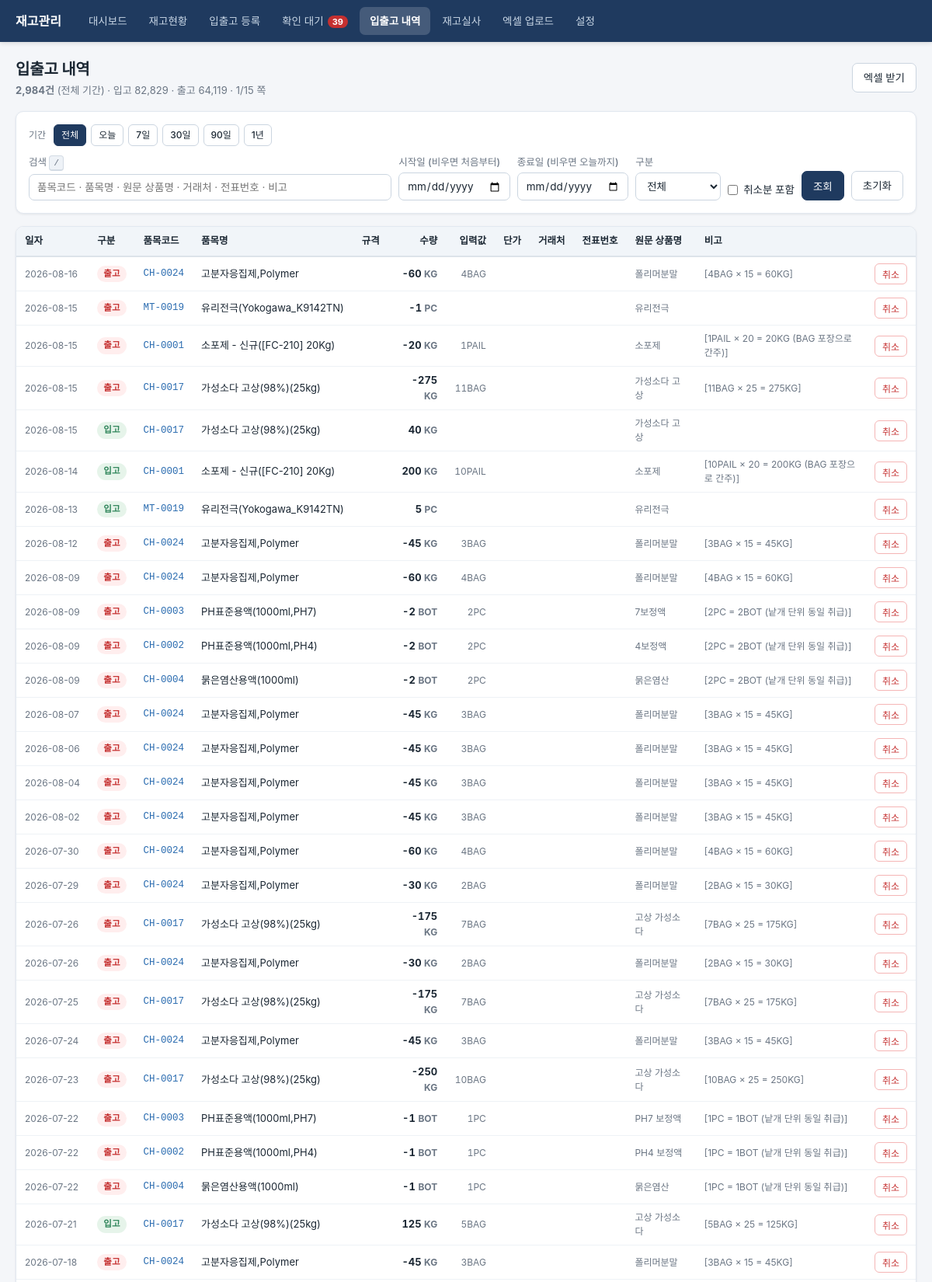
The app's page /history (upper part) with its own data.
### tables this page shows
CREATE TABLE transactions (
    id          INTEGER PRIMARY KEY AUTOINCREMENT,
    item_id     INTEGER NOT NULL REFERENCES items(id) ON DELETE RESTRICT,
    txn_date    TEXT    NOT NULL,                    -- YYYY-MM-DD
    txn_type    TEXT    NOT NULL CHECK (txn_type IN ('IN','OUT','ADJ')),
    qty         REAL    NOT NULL CHECK (qty >= 0),
    signed_qty  REAL    NOT NULL,
    unit_cost   REAL    NOT NULL DEFAULT 0,
    raw_name    TEXT    NOT NULL DEFAULT '',         -- 원문 보존
    entered_qty  REAL   NOT NULL DEFAULT 0,          -- 사용자가 실제로 친 수량 (예: 3)
    entered_unit TEXT   NOT NULL DEFAULT '',         -- 그때의 단위 (예: 포) — 환산 전 값 보존
    partner     TEXT    NOT NULL DEFAULT '',         -- 거래처 (선택 입력)
    doc_no      TEXT    NOT NULL DEFAULT '',         -- 전표/명세서 번호
    memo        TEXT    NOT NULL DEFAULT '',
    batch_id    TEXT    NOT NULL DEFAULT '',         -- 일괄 업로드 묶음 식별자
    source      TEXT    NOT NULL DEFAULT 'manual',   -- manual | import | stocktake | migration
    voided      INTEGER NOT NULL DEFAULT 0,
    created_at  TEXT    NOT NULL DEFAULT (datetime('now','localtime'))
);

CREATE TABLE items (
    id              INTEGER PRIMARY KEY AUTOINCREMENT,
    code            TEXT    NOT NULL UNIQUE,      -- 사내 품목코드 (기존 체계 그대로)
    name            TEXT    NOT NULL,             -- 표준품목명
    spec            TEXT    NOT NULL DEFAULT '',  -- 규격 / 색상
    unit            TEXT    NOT NULL DEFAULT 'EA',
    category        TEXT    NOT NULL DEFAULT '',
    barcode         TEXT,
    internal_code   TEXT,                         -- 사내 품목코드 (구매 시스템 10자리 등)
    pack_unit       TEXT    NOT NULL DEFAULT '',  -- 포장단위 (BAG/BOX/PAIL…)
    pack_size       REAL    NOT NULL DEFAULT 0,   -- 1포장 = pack_size × unit  (0이면 환산 안 함)
    location        TEXT    NOT NULL DEFAULT '',  -- 보관위치
    reorder_point   REAL    NOT NULL DEFAULT 0,   -- 재고기준: 이 수량 이하면 경고
    reorder_qty     REAL    NOT NULL DEFAULT 0,   -- 권장 발주량
    unit_cost       REAL    NOT NULL DEFAULT 0,
    active          INTEGER NOT NULL DEFAULT 1,
    memo            TEXT    NOT NULL DEFAULT '',
    created_at      TEXT    NOT NULL DEFAULT (datetime('now','localtime')),
    updated_at      TEXT    NOT NULL DEFAULT (datetime('now','localtime'))
);

### app/web/routes.py (the view)
    @bp.route("/history")
    def history():
        keyword = _arg("keyword")
        txn_type = _arg("type")
        item_id = request.args.get("item_id", type=int)
        period = _arg("period", "all")
        presets = {"today": 0, "7": 7, "30": 30, "90": 90, "365": 365}
        d_from, d_to = _arg("from"), _arg("to")
        if not d_from and not d_to:
            if period in presets:
                d_from = (date.today() - timedelta(days=presets[period])).isoformat()
                d_to = models.today()
            else:
                period, d_from, d_to = "all", "", ""
        else:
            period = "custom"
        show_voided = _arg("voided") == "1"
        page = max(1, request.args.get("page", type=int) or 1)
        crit = dict(item_id=item_id, date_from=d_from, date_to=d_to, txn_type=txn_type,
                    keyword=keyword, include_voided=show_voided)
        total = models.txn_count(**crit)
        pages = max(1, -(-total // PAGE_SIZE))
        page = min(page, pages)
        rows = models.txn_history(**crit, limit=PAGE_SIZE, offset=(page - 1) * PAGE_SIZE)
        agg = db.query_one(
            "SELECT COALESCE(SUM(CASE WHEN t.txn_type='IN' AND t.voided=0 THEN t.qty END),0) AS i,"
            "       COALESCE(SUM(CASE WHEN t.txn_type='OUT' AND t.voided=0 THEN t.qty END),0) AS o"
            " FROM transactions t JOIN items i ON i.id = t.item_id"
            + models._txn_filter(item_id, d_from, d_to, txn_type, keyword, show_voided)[0],
            models._txn_filter(item_id, d_from, d_to, txn_type, keyword, show_voided)[1])
        item = models.get_item(item_id) if item_id else None
        return render_template(
            "history.html", active="hist", rows=rows,
            totals={"in": agg["i"], "out": agg["o"], "count": total},
            total=total, page=page, pages=pages, page_size=PAGE_SIZE,
            d_from=d_from, d_to=d_to, period=period, txn_type=txn_type,
            keyword=keyword, show_voided=show_voided, item=item, item_id=item_id)

### app/db.py (called while the page is built)
def _connect(path: Path | None = None) -> sqlite3.Connection:
    path = path or config.DB_PATH
    path.parent.mkdir(parents=True, exist_ok=True)
    conn = sqlite3.connect(path, timeout=30, isolation_level=None)
    conn.row_factory = sqlite3.Row
    conn.execute("PRAGMA foreign_keys = ON")
    conn.execute("PRAGMA journal_mode = WAL")
    conn.execute("PRAGMA synchronous = NORMAL")
    return conn

@contextmanager
def get_conn(path: Path | None = None) -> Iterator[sqlite3.Connection]:
    if not _initialised:
        init_db(path)
    conn = _connect(path)
    try:
        yield conn
    finally:
        conn.close()

def query(sql: str, params: Iterable[Any] = ()) -> list[sqlite3.Row]:
    with get_conn() as conn:
        return conn.execute(sql, tuple(params)).fetchall()

def query_one(sql: str, params: Iterable[Any] = ()) -> sqlite3.Row | None:
    with get_conn() as conn:
        return conn.execute(sql, tuple(params)).fetchone()

def scalar(sql: str, params: Iterable[Any] = (), default: Any = None) -> Any:
    row = query_one(sql, params)
    if row is None:
        return default
    value = row[0]
    return default if value is None else value

def get_setting(key: str, default: str = "") -> str:
    row = query_one("SELECT value FROM settings WHERE key = ?", (key,))
    return row["value"] if row else config.DEFAULT_SETTINGS.get(key, default)

### app/models.py (called while the page is built, shortened)
def _txn_filter(item_id, date_from, date_to, txn_type, keyword,
                include_voided) -> tuple[str, list]:
    where, params = [], []
    if item_id:
        where.append("t.item_id = ?"); params.append(item_id)
    if date_from:
        where.append("t.txn_date >= ?"); params.append(_clean_date(date_from))
    if date_to:
        where.append("t.txn_date <= ?"); params.append(_clean_date(date_to))
    if txn_type in ("IN", "OUT", "ADJ"):
        where.append("t.txn_type = ?"); params.append(txn_type)
    if not include_voided:
        where.append("t.voided = 0")
    return (" WHERE " + " AND ".join(where)) if where else "", params

def txn_count(*, item_id: int | None = None, date_from: str = "", date_to: str = "",
              txn_type: str = "", keyword: str = "", include_voided: bool = False) -> int:
    clause, params = _txn_filter(item_id, date_from, date_to, txn_type, keyword, include_voided)
    return db.scalar(
        "SELECT COUNT(*) FROM transactions t JOIN items i ON i.id = t.item_id" + clause,
        params, 0)

### app/web/templates/history.html (shortened to what this page needs)
{% extends "base.html" %}
{% block body %}
<div class="page-head">
  <div>
    <h1>입출고 내역{% if item %} <span class="muted" style="font-size:15px;font-weight:400">— {{ item.name }}</span>{% endif %}</h1>
    <div class="sub">
      <b>{{ total|number }}건</b>
      {% if period == 'all' and not keyword and not txn_type %}(전체 기간){% endif %}
      · 입고 {{ totals.in|number }} · 출고 {{ totals.out|number }}
      {% if pages > 1 %} · {{ page }}/{{ pages }} 쪽{% endif %}
    </div>
  </div>
  <div class="actions">
    <a class="btn" href="{{ url_for('web.export_txn_file', **{'from': d_from, 'to': d_to}) }}">엑셀 받기</a>
  </div>
</div>
<div class="panel"><div class="panel-bd">
  <div class="btn-group" style="margin-bottom:12px">
    <span class="muted small" style="align-self:center;margin-right:4px">기간</span>
    {% set qs = {'keyword': keyword, 'type': txn_type, 'voided': '1' if show_voided else '', 'item_id': item_id} %}
    <a class="btn sm {{ 'primary' if period=='all' }}"   href="{{ url_for('web.history', period='all', **qs) }}">전체</a>
    <a class="btn sm {{ 'primary' if period=='today' }}" href="{{ url_for('web.history', period='today', **qs) }}">오늘</a>
    <a class="btn sm {{ 'primary' if period=='7' }}"     href="{{ url_for('web.history', period='7', **qs) }}">7일</a>
    <a class="btn sm {{ 'primary' if period=='30' }}"    href="{{ url_for('web.history', period='30', **qs) }}">30일</a>
    <a class="btn sm {{ 'primary' if period=='90' }}"    href="{{ url_for('web.history', period='90', **qs) }}">90일</a>
    <a class="btn sm {{ 'primary' if period=='365' }}"   href="{{ url_for('web.history', period='365', **qs) }}">1년</a>
  </div>
  <form class="inline" method="get">
    <div class="field" style="flex:1;min-width:190px"><label>검색 <span class="kbd">/</span></label>
      <input type="text" name="keyword" value="{{ keyword }}"
             placeholder="품목코드 · 품목명 · 원문 상품명 · 거래처 · 전표번호 · 비고" data-search></div>
    <div class="field"><label>시작일 <span class="muted">(비우면 처음부터)</span></label>
      <input type="date" name="from" value="{{ d_from }}"></div>
    <div class="field"><label>종료일 <span class="muted">(비우면 오늘까지)</span></label>
      <input type="date" name="to" value="{{ d_to }}"></div>
    <div class="field" style="min-width:110px"><label>구분</label>
      <select name="type"><option value="">전체</option>
      </select></div>
    <div class="field"><label class="check"><input type="checkbox" name="voided" value="1" {{ 'checked' if show_voided }}> 취소분 포함</label></div>
    <button class="btn primary">조회</button>
    <a class="btn" href="{{ url_for('web.history') }}">초기화</a>
  </form>
</div></div>
<div class="panel">
  {% if rows %}
  <div class="panel-bd flush table-scroll">
    <table>
      <thead><tr>
        <th>일자</th><th>구분</th><th>품목코드</th><th>품목명</th><th>규격</th>
        <th class="r">수량</th><th class="r">입력값</th><th class="r">단가</th>
        <th>거래처</th><th>전표번호</th><th>원문 상품명</th><th>비고</th><th></th>
      </tr></thead>
      <tbody>
      {% for t in rows %}
        <tr class="{{ 'voided' if t.voided }}" data-txn="{{ t.id }}">
          <td class="muted small nowrap">{{ t.txn_date }}</td>
          <td><span class="tag {{ {'IN':'in','OUT':'outq','ADJ':'adj'}[t.txn_type] }}">{{ t.txn_type|txnkind }}</span></td>
          <td class="mono nowrap"><a href="{{ url_for('web.item_detail', item_id=t.item_id) }}">{{ t.code }}</a></td>
          <td>{{ t.name }}</td>
          <td class="muted small">{{ t.spec }}</td>
          <td class="r bold">{{ t.signed_qty|number }} <span class="muted small">{{ t.unit }}</span></td>
          <td class="r muted small nowrap">
            {%- if t.entered_unit and t.entered_unit != t.unit %}{{ t.entered_qty|number }}{{ t.entered_unit }}{% endif -%}
          </td>
          <td class="r muted">{{ t.unit_cost|number if t.unit_cost else '' }}</td>
          <td class="small">{{ t.partner }}</td>
          <td class="small mono">{{ t.doc_no }}</td>
          <td class="small muted">{{ t.raw_name }}</td>
          <td class="small muted">{{ t.memo }}</td>
          <td>{% if not t.voided %}<button class="btn sm danger" onclick="voidTxn({{ t.id }})">취소</button>{% else %}<span class="tag gray">취소됨</span>{% endif %}</td>
        </tr>
      {% endfor %}
      </tbody>
    </table>
  </div>
  {% endif %}
</div>
{% endblock %}

### app/web/static/app.css (style rules this page uses)
*,*::before,*::after { box-sizing:border-box }
:root { --bg:#f4f6f9; --panel:#fff; --ink:#1b2733; --muted:#6b7684; --line:#e2e8f0; --brand:#1f3a5f; --brand-2:#2c5282; --accent:#2b6cb0; --ok:#2f855a; --ok-bg:#e6f4ea; --low:#b7791f; --low-bg:#fffbeb; --out:#c53030; --out-bg:#fff5f5; --shadow:0 1px 3px rgba(16,24,40,.08); --radius:10px; }
html,body { margin:0;padding:0 }
body { background:var(--bg); color:var(--ink); font-size:14px; line-height:1.5; font-family:"Malgun Gothic","맑은 고딕","Apple SD Gothic Neo","Noto Sans KR", -apple-system,BlinkMacSystemFont,"Segoe UI",sans-serif; -webkit-font-smoothing:antialiased; }
a { color:var(--accent);text-decoration:none }
h1,h2,h3 { margin:0;font-weight:700;letter-spacing:-.01em }
.page-head { display:flex;align-items:center;justify-content:space-between;gap:14px; margin-bottom:16px;flex-wrap:wrap }
.page-head h1 { font-size:20px }
.page-head .sub { color:var(--muted);font-size:13px;margin-top:3px }
.actions { display:flex;gap:8px;flex-wrap:wrap }
.panel { background:var(--panel);border:1px solid var(--line);border-radius:var(--radius); box-shadow:var(--shadow);margin-bottom:16px;overflow:hidden }
.panel-bd { padding:16px }
.panel-bd.flush { padding:0 }
.table-scroll { overflow-x:auto }
table { width:100%;border-collapse:collapse;font-size:13px }
th { background:#f1f5f9;text-align:left;padding:9px 11px;border-bottom:2px solid #dde3ea; font-weight:600;white-space:nowrap;position:sticky;top:0;z-index:1;font-size:12.5px }
td { padding:8px 11px;border-bottom:1px solid #eef2f6;vertical-align:middle }
.r { text-align:right;font-variant-numeric:tabular-nums }
.nowrap { white-space:nowrap }
.mono { font-family:Consolas,"D2Coding",Menlo,monospace;font-size:12.5px }
.tag { display:inline-block;padding:2px 8px;border-radius:11px;font-size:11.5px;font-weight:600;white-space:nowrap }
.tag.in { background:#e6f4ea;color:var(--ok) }
.tag.outq { background:#fee;color:var(--out) }
label { display:block;font-size:12.5px;color:var(--muted);margin-bottom:4px;font-weight:500 }
input[type=text],input[type=number],input[type=date],input[type=password], input[type=email],input[type=time],select,textarea { width:100%;padding:8px 10px;border:1px solid #cbd5e0;border-radius:7px;font-size:13.5px; font-family:inherit;background:#fff;color:var(--ink) }
.field { margin-bottom:13px }
.inline { display:flex;gap:9px;align-items:flex-end;flex-wrap:wrap }
.inline .field { margin-bottom:0 }
.check { display:flex;align-items:center;gap:7px;font-size:13.5px;color:var(--ink) }
.check input { width:auto;margin:0 }
.btn { display:inline-flex;align-items:center;gap:6px;padding:8px 14px;border-radius:7px; border:1px solid #cbd5e0;background:#fff;color:var(--ink);font-size:13.5px;cursor:pointer; font-family:inherit;font-weight:500;white-space:nowrap;text-decoration:none }
.btn.primary { background:var(--brand);border-color:var(--brand);color:#fff }
.btn.danger { background:#fff;border-color:#f5b5b5;color:var(--out) }
.btn.sm { padding:4px 9px;font-size:12px;border-radius:6px }
.btn-group { display:flex;gap:6px;flex-wrap:wrap }
.muted { color:var(--muted) }
.small { font-size:12px }
.bold { font-weight:700 }
.kbd { display:inline-block;background:#eef2f7;border:1px solid #d3dbe4;border-bottom-width:2px; border-radius:4px;padding:0 5px;font-size:11.5px;font-family:Consolas,monospace }

### records on screen
transactions: txn_date "2026-08-16", txn_type|txnkind "출고", code "CH-0024", name "고분자응집제,Polymer", signed_qty|number "-60", unit "KG", entered_qty|number "4", entered_unit "BAG", raw_name "폴리머분말", memo "[4BAG × 15 = 60KG]"
transactions: txn_date "2026-08-15", txn_type|txnkind "출고", code "MT-0019", name "유리전극(Yokogawa_K9142TN)", signed_qty|number "-1", unit "PC", raw_name "유리전극"
transactions: txn_date "2026-08-15", txn_type|txnkind "출고", code "CH-0001", name "소포제 - 신규([FC-210] 20Kg)", signed_qty|number "-20", unit "KG", entered_qty|number "1", entered_unit "PAIL", raw_name "소포제", memo "[1PAIL × 20 = 20KG (BAG 포장으로 간주)]"
transactions: txn_date "2026-08-15", txn_type|txnkind "출고", code "CH-0017", name "가성소다 고상(98%)(25kg)", signed_qty|number "-275", unit "KG", entered_qty|number "11", entered_unit "BAG", raw_name "가성소다 고상", memo "[11BAG × 25 = 275KG]"
transactions: txn_date "2026-08-15", txn_type|txnkind "입고", code "CH-0017", name "가성소다 고상(98%)(25kg)", signed_qty|number "40", unit "KG", raw_name "가성소다 고상"
transactions: txn_date "2026-08-14", txn_type|txnkind "입고", code "CH-0001", name "소포제 - 신규([FC-210] 20Kg)", signed_qty|number "200", unit "KG", entered_qty|number "10", entered_unit "PAIL", raw_name "소포제", memo "[10PAIL × 20 = 200KG (BAG 포장으로 간주)]"
transactions: txn_date "2026-08-13", txn_type|txnkind "입고", code "MT-0019", name "유리전극(Yokogawa_K9142TN)", signed_qty|number "5", unit "PC", raw_name "유리전극"
transactions: txn_date "2026-08-12", txn_type|txnkind "출고", code "CH-0024", name "고분자응집제,Polymer", signed_qty|number "-45", unit "KG", entered_qty|number "3", entered_unit "BAG", raw_name "폴리머분말", memo "[3BAG × 15 = 45KG]"
transactions: txn_date "2026-08-09", txn_type|txnkind "출고", code "CH-0024", name "고분자응집제,Polymer", signed_qty|number "-60", unit "KG", entered_qty|number "4", entered_unit "BAG", raw_name "폴리머분말", memo "[4BAG × 15 = 60KG]"
transactions: txn_date "2026-08-09", txn_type|txnkind "출고", code "CH-0003", name "PH표준용액(1000ml,PH7)", signed_qty|number "-2", unit "BOT", entered_qty|number "2", entered_unit "PC", raw_name "7보정액", memo "[2PC = 2BOT (낱개 단위 동일 취급)]"
transactions: txn_date "2026-08-09", txn_type|txnkind "출고", code "CH-0002", name "PH표준용액(1000ml,PH4)", signed_qty|number "-2", unit "BOT", entered_qty|number "2", entered_unit "PC", raw_name "4보정액", memo "[2PC = 2BOT (낱개 단위 동일 취급)]"
transactions: txn_date "2026-08-09", txn_type|txnkind "출고", code "CH-0004", name "묽은염산용액(1000ml)", signed_qty|number "-2", unit "BOT", entered_qty|number "2", entered_unit "PC", raw_name "묽은염산", memo "[2PC = 2BOT (낱개 단위 동일 취급)]"
transactions: txn_date "2026-08-07", txn_type|txnkind "출고", code "CH-0024", name "고분자응집제,Polymer", signed_qty|number "-45", unit "KG", entered_qty|number "3", entered_unit "BAG", raw_name "폴리머분말", memo "[3BAG × 15 = 45KG]"
transactions: txn_date "2026-08-06", txn_type|txnkind "출고", code "CH-0024", name "고분자응집제,Polymer", signed_qty|number "-45", unit "KG", entered_qty|number "3", entered_unit "BAG", raw_name "폴리머분말", memo "[3BAG × 15 = 45KG]"
transactions: txn_date "2026-08-04", txn_type|txnkind "출고", code "CH-0024", name "고분자응집제,Polymer", signed_qty|number "-45", unit "KG", entered_qty|number "3", entered_unit "BAG", raw_name "폴리머분말", memo "[3BAG × 15 = 45KG]"
transactions: txn_date "2026-08-02", txn_type|txnkind "출고", code "CH-0024", name "고분자응집제,Polymer", signed_qty|number "-45", unit "KG", entered_qty|number "3", entered_unit "BAG", raw_name "폴리머분말", memo "[3BAG × 15 = 45KG]"
transactions: txn_date "2026-07-30", txn_type|txnkind "출고", code "CH-0024", name "고분자응집제,Polymer", signed_qty|number "-60", unit "KG", entered_qty|number "4", entered_unit "BAG", raw_name "폴리머분말", memo "[4BAG × 15 = 60KG]"
transactions: txn_date "2026-07-29", txn_type|txnkind "출고", code "CH-0024", name "고분자응집제,Polymer", signed_qty|number "-30", unit "KG", entered_qty|number "2", entered_unit "BAG", raw_name "폴리머분말", memo "[2BAG × 15 = 30KG]"
transactions: txn_date "2026-07-26", txn_type|txnkind "출고", code "CH-0017", name "가성소다 고상(98%)(25kg)", signed_qty|number "-175", unit "KG", entered_qty|number "7", entered_unit "BAG", raw_name "고상 가성소다", memo "[7BAG × 25 = 175KG]"
transactions: txn_date "2026-07-26", txn_type|txnkind "출고", code "CH-0024", name "고분자응집제,Polymer", signed_qty|number "-30", unit "KG", entered_qty|number "2", entered_unit "BAG", raw_name "폴리머분말", memo "[2BAG × 15 = 30KG]"
transactions: txn_date "2026-07-25", txn_type|txnkind "출고", code "CH-0017", name "가성소다 고상(98%)(25kg)", signed_qty|number "-175", unit "KG", entered_qty|number "7", entered_unit "BAG", raw_name "고상 가성소다", memo "[7BAG × 25 = 175KG]"
transactions: txn_date "2026-07-24", txn_type|txnkind "출고", code "CH-0024", name "고분자응집제,Polymer", signed_qty|number "-45", unit "KG", entered_qty|number "3", entered_unit "BAG", raw_name "폴리머분말", memo "[3BAG × 15 = 45KG]"
transactions: txn_date "2026-07-23", txn_type|txnkind "출고", code "CH-0017", name "가성소다 고상(98%)(25kg)", signed_qty|number "-250", unit "KG", entered_qty|number "10", entered_unit "BAG", raw_name "고상 가성소다", memo "[10BAG × 25 = 250KG]"
transactions: txn_date "2026-07-22", txn_type|txnkind "출고", code "CH-0003", name "PH표준용액(1000ml,PH7)", signed_qty|number "-1", unit "BOT", entered_qty|number "1", entered_unit "PC", raw_name "PH7 보정액", memo "[1PC = 1BOT (낱개 단위 동일 취급)]"
transactions: txn_date "2026-07-22", txn_type|txnkind "출고", code "CH-0002", name "PH표준용액(1000ml,PH4)", signed_qty|number "-1", unit "BOT", entered_qty|number "1", entered_unit "PC", raw_name "PH4 보정액", memo "[1PC = 1BOT (낱개 단위 동일 취급)]"
transactions: txn_date "2026-07-22", txn_type|txnkind "출고", code "CH-0004", name "묽은염산용액(1000ml)", signed_qty|number "-1", unit "BOT", entered_qty|number "1", entered_unit "PC", raw_name "묽은염산", memo "[1PC = 1BOT (낱개 단위 동일 취급)]"
transactions: txn_date "2026-07-21", txn_type|txnkind "입고", code "CH-0017", name "가성소다 고상(98%)(25kg)", signed_qty|number "125", unit "KG", entered_qty|number "5", entered_unit "BAG", raw_name "고상 가성소다", memo "[5BAG × 25 = 125KG]"
transactions: txn_date "2026-07-18", txn_type|txnkind "출고", code "CH-0024", name "고분자응집제,Polymer", signed_qty|number "-45", unit "KG", entered_qty|number "3", entered_unit "BAG", raw_name "폴리머분말", memo "[3BAG × 15 = 45KG]"

### other values on screen
{{ nav_pending }} "39"
{{ total|number }} "2,984"
{{ totals.in|number }} "82,829"
{{ totals.out|number }} "64,119"
{{ page }} "1"
{{ pages }} "15"
